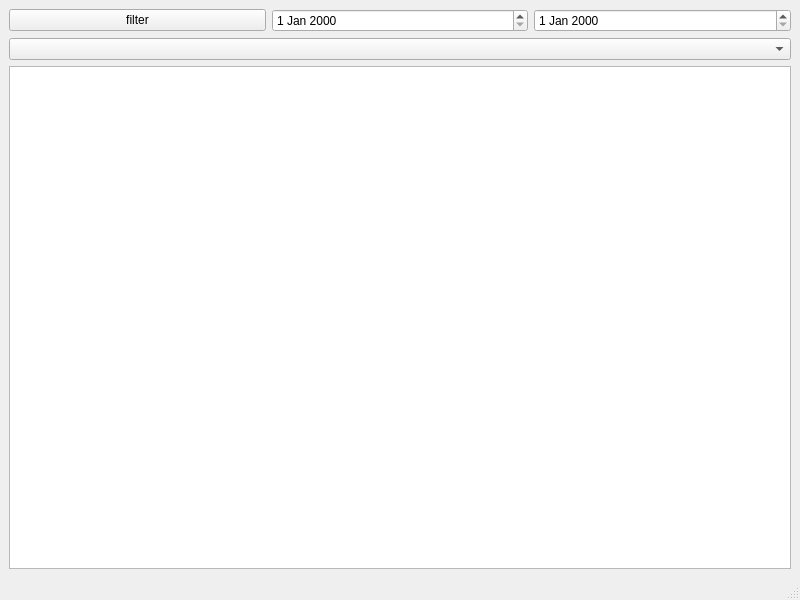
<?xml version="1.0" encoding="UTF-8"?>
<ui version="4.0">
 <class>MainWindow</class>
 <widget class="QMainWindow" name="MainWindow">
  <property name="geometry">
   <rect>
    <x>0</x>
    <y>0</y>
    <width>800</width>
    <height>600</height>
   </rect>
  </property>
  <property name="windowTitle">
   <string>MainWindow</string>
  </property>
  <widget class="QWidget" name="centralwidget">
   <layout class="QGridLayout" name="gridLayout">
    <item row="0" column="0">
     <layout class="QHBoxLayout" name="horizontalLayout">
      <property name="topMargin">
       <number>0</number>
      </property>
      <item>
       <widget class="QPushButton" name="button">
        <property name="text">
         <string>filter</string>
        </property>
       </widget>
      </item>
      <item>
       <widget class="QDateEdit" name="d1"/>
      </item>
      <item>
       <widget class="QDateEdit" name="d2"/>
      </item>
     </layout>
    </item>
    <item row="3" column="0">
     <widget class="QTableView" name="tableView"/>
    </item>
    <item row="2" column="0">
     <widget class="QComboBox" name="workersList"/>
    </item>
   </layout>
  </widget>
  <widget class="QMenuBar" name="menubar">
   <property name="geometry">
    <rect>
     <x>0</x>
     <y>0</y>
     <width>800</width>
     <height>21</height>
    </rect>
   </property>
  </widget>
  <widget class="QStatusBar" name="statusbar"/>
 </widget>
 <resources/>
 <connections/>
</ui>
